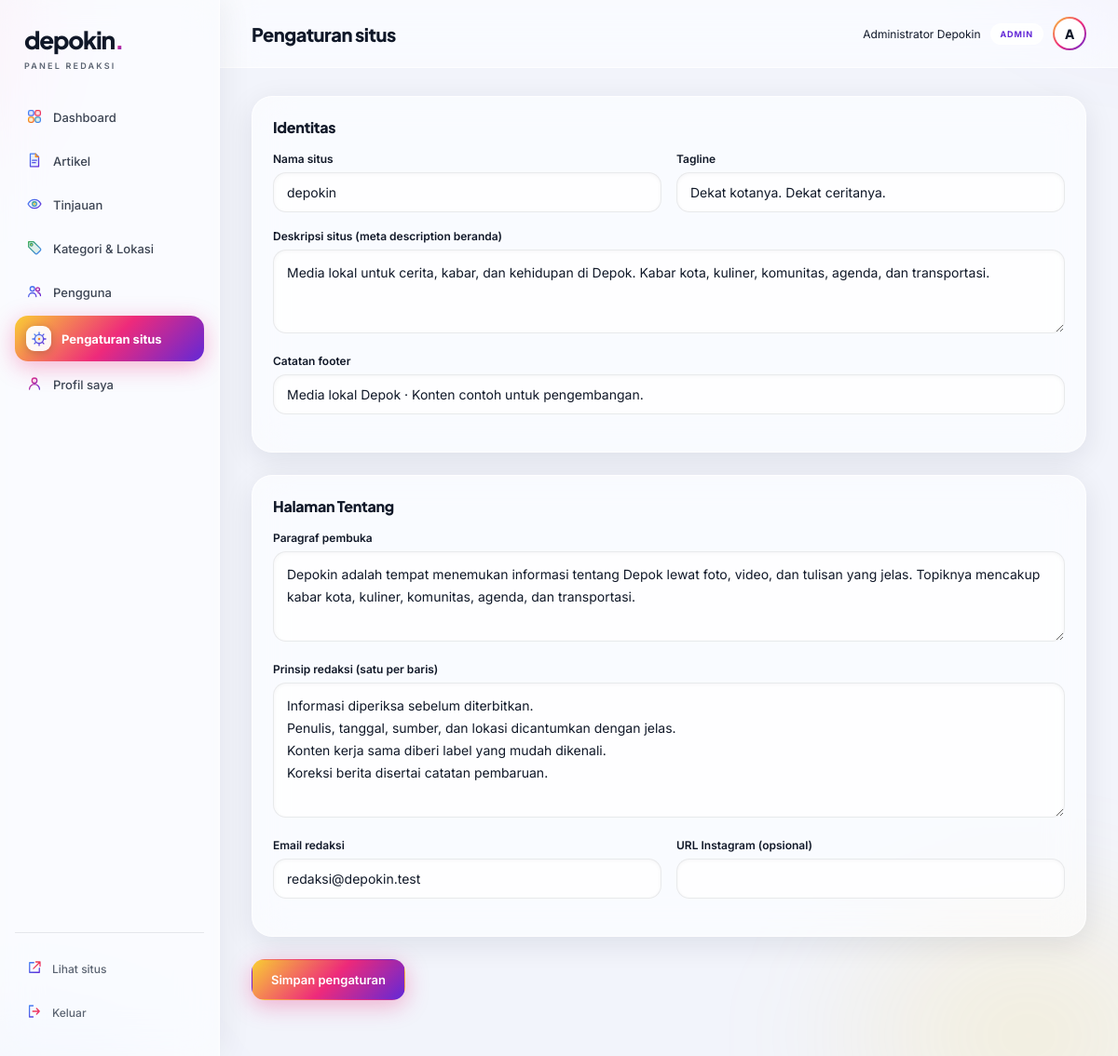
The app's page /redaksi/pengaturan.php (signed in) with its own data.
### tables this page shows
CREATE TABLE users (
  id INT UNSIGNED NOT NULL AUTO_INCREMENT,
  name VARCHAR(100) NOT NULL,
  email VARCHAR(190) NOT NULL,
  password_hash VARCHAR(255) NOT NULL,
  role ENUM('admin','editor','penulis') NOT NULL DEFAULT 'penulis',
  bio VARCHAR(500) DEFAULT NULL,
  avatar_path VARCHAR(255) DEFAULT NULL,
  is_active TINYINT(1) NOT NULL DEFAULT 1,
  created_at TIMESTAMP NOT NULL DEFAULT CURRENT_TIMESTAMP,
  updated_at TIMESTAMP NOT NULL DEFAULT CURRENT_TIMESTAMP ON UPDATE CURRENT_TIMESTAMP,
  PRIMARY KEY (id),
  UNIQUE KEY uq_users_email (email)
);

CREATE TABLE settings (
  setting_key VARCHAR(60) NOT NULL,
  setting_value TEXT DEFAULT NULL,
  PRIMARY KEY (setting_key)
);

### app/helpers.php (called while the page is built, shortened)
<?php
function e(?string $s): string
{
    return htmlspecialchars((string)$s, ENT_QUOTES, 'UTF-8');
}
function url(string $path = ''): string
{
    return BASE_URL . '/' . ltrim($path, '/');
}
function setting(string $key, string $default = ''): string
{
    static $all = null;
    if ($all === null) {
        $all = [];
        foreach (db()->query('SELECT setting_key, setting_value FROM settings') as $row) {
            $all[$row['setting_key']] = (string)$row['setting_value'];
        }
    }
    return $all[$key] ?? $default;
}

### app/db.php (called while the page is built, shortened)
<?php
function db(): PDO
{
    static $pdo = null;
    if ($pdo === null) {
        $pdo = new PDO(
            'mysql:host=' . DB_HOST . ';dbname=' . DB_NAME . ';charset=utf8mb4',
            DB_USER,
            DB_PASS,
            [
                PDO::ATTR_ERRMODE => PDO::ERRMODE_EXCEPTION,
                PDO::ATTR_DEFAULT_FETCH_MODE => PDO::FETCH_ASSOC,
                PDO::ATTR_EMULATE_PREPARES => false,
            ]
        );
    }
    return $pdo;
}

### app/auth.php (called while the page is built, shortened)
<?php
function current_user(): ?array
{
    static $user = false;
    if ($user !== false) return $user;
    $user = null;
    if (!empty($_SESSION['user_id'])) {
        $stmt = db()->prepare('SELECT * FROM users WHERE id = ? AND is_active = 1');
        $stmt->execute([(int)$_SESSION['user_id']]);
        $row = $stmt->fetch();
        if ($row) $user = $row;
        else unset($_SESSION['user_id']);
    }
    return $user;
}
function require_login(): array
{
    $user = current_user();
    return $user;
}
function require_role(string ...$roles): array
{
    $user = require_login();
    return $user;
}

### redaksi/pengaturan.php (the view, shortened to what this page needs)
<?php
require_once __DIR__ . '/../config/config.php';
require_once __DIR__ . '/partials/layout.php';
$user = require_role('admin');
layout_mulai('Pengaturan situs', 'pengaturan');
?>
<form method="post">
  <div class="panel">
    <h2>Identitas</h2>
    <div class="field-row">
      <div class="field"><label for="s-name">Nama situs</label><input id="s-name" type="text" name="site_name" value="<?= e(setting('site_name')) ?>"></div>
      <div class="field"><label for="s-tagline">Tagline</label><input id="s-tagline" type="text" name="tagline" value="<?= e(setting('tagline')) ?>"></div>
    </div>
    <div class="field"><label for="s-desc">Deskripsi situs (meta description beranda)</label><textarea id="s-desc" name="site_description" rows="2"><?= e(setting('site_description')) ?></textarea></div>
    <div class="field"><label for="s-footer">Catatan footer</label><input id="s-footer" type="text" name="footer_note" value="<?= e(setting('footer_note')) ?>"></div>
  </div>
  <div class="panel">
    <h2>Halaman Tentang</h2>
    <div class="field"><label for="s-intro">Paragraf pembuka</label><textarea id="s-intro" name="about_intro" rows="3"><?= e(setting('about_intro')) ?></textarea></div>
    <div class="field"><label for="s-prinsip">Prinsip redaksi (satu per baris)</label><textarea id="s-prinsip" name="about_principles" rows="5"><?= e(setting('about_principles')) ?></textarea></div>
    <div class="field-row">
      <div class="field"><label for="s-email">Email redaksi</label><input id="s-email" type="email" name="contact_email" value="<?= e(setting('contact_email')) ?>"></div>
      <div class="field"><label for="s-ig">URL Instagram (opsional)</label><input id="s-ig" type="url" name="instagram_url" value="<?= e(setting('instagram_url')) ?>"></div>
    </div>
  </div>
  <button class="btn btn-primary" type="submit">Simpan pengaturan</button>
</form>
<?php layout_selesai(); ?>

### redaksi/partials/layout.php (shortened to what this page needs)
<?php
function layout_mulai(string $title, string $active): void
{
    $user = require_login();
    $menu = [
        ['index.php', 'Dashboard', 'dashboard', true, 'dashboard'],
        ['artikel.php', 'Artikel', 'artikel', true, 'doc'],
        ['tinjauan.php', 'Tinjauan', 'tinjauan', is_editor(), 'eye'],
        ['taxonomi.php', 'Kategori & Lokasi', 'taxonomi', is_editor(), 'tag'],
        ['pengguna.php', 'Pengguna', 'pengguna', is_admin(), 'users'],
        ['pengaturan.php', 'Pengaturan situs', 'pengaturan', is_admin(), 'gear'],
        ['profil.php', 'Profil saya', 'profil', true, 'user'],
    ];
    ?>
<!doctype html>
<html lang="id">
<head>
  <link rel="stylesheet" href="<?= url('redaksi/assets/admin.css') ?>">
</head>
<body>
<div class="admin-shell">
  <aside class="sidebar" id="sidebar">
    <a class="brand" href="<?= url('redaksi/index.php') ?>">depokin<span class="brand-dot">.</span><small>PANEL REDAKSI</small></a>
    <nav class="side-nav" aria-label="Menu redaksi">
      <?php foreach ($menu as [$path, $label, $key, $boleh, $ikon]): if (!$boleh) continue; ?>
      <a href="<?= url('redaksi/' . $path) ?>" <?= $active === $key ? 'aria-current="page"' : '' ?>><span data-icon="<?= e($ikon) ?>"></span><?= e($label) ?></a>
      <?php endforeach; ?>
    </nav>
    <div class="side-foot">
      <a href="<?= url() ?>" target="_blank" rel="noreferrer"><span data-icon="external"></span>Lihat situs</a>
      <form method="post" action="<?= url('redaksi/logout.php') ?>"><?= csrf_field() ?><button type="submit"><span data-icon="logout"></span>Keluar</button></form>
    </div>
  </aside>
  <div class="admin-main">
    <header class="topbar">
      <h1><?= e($title) ?></h1>
      <div class="user-chip">
        <span class="user-name"><?= e($user['name']) ?></span>
        <span class="role-badge"><?= e($user['role']) ?></span>
        <span class="avatar" aria-hidden="true"><?= e(mb_strtoupper(mb_substr($user['name'], 0, 1))) ?></span>
      </div>
    </header>
    <div class="admin-content">
    <?php
}
function layout_selesai(): void
{
    ?>
    </div>
  </div>
</div>
</body>
</html>
    <?php
}

### records on screen
users: name "Administrator Depokin", role "ADMIN", name "A"
settings: tagline "Dekat kotanya. Dekat ceritanya."

### other values on screen
$label "Dashboard"
$label "Artikel"
$label "Tinjauan"
$label "Kategori & Lokasi"
$label "Pengguna"
$label "Pengaturan situs"
$label "Profil saya"
$title "Pengaturan situs"
